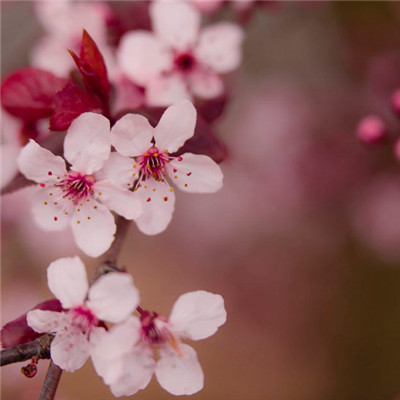
#> input picture 124.jpeg, 400 x 400 px, found by its file name
$ python learn_cv5.py
#> lines starting #> are read from the running program, lines starting #| are printed output that depends on the picture
#> further down, img is the input picture: shape (400, 400, 3); mean B, G, R 96.6, 95.8, 142.8
# 向上取样 & 向下取样
# 会让图像失真：向下:删除所有偶数行与列;向上:在每个方向扩大为原来2倍，新增的行与列使用0填充
import cv2
import numpy as np


def pydown(img):
    r1 = cv2.pyrDown(img)
    r2 = cv2.pyrDown(r1)
    cv2.imshow("original", img)
    cv2.imshow("PyrDown1", r1)
    cv2.imshow("PyrDown2", r2)
    cv2.waitKey()
    cv2.destroyAllWindows()


def pyup(img):
    r1 = cv2.pyrUp(img)
    r2 = cv2.pyrUp(r1)
    cv2.imshow("original", img)
    cv2.imshow("PyrUp1", r1)
    cv2.imshow("PyrUp2", r2)
    cv2.waitKey()
    cv2.destroyAllWindows()


def lap_tri(img):
    # 拉普拉斯金字塔 & 适用于正方形图像
    od = cv2.pyrDown(img)
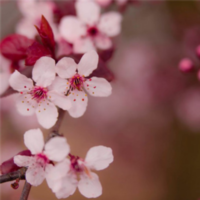
#> od: shape (200, 200, 3); mean B, G, R 96.7, 95.9, 142.9
    odu = cv2.pyrUp(od)
    lapPyr = img - odu
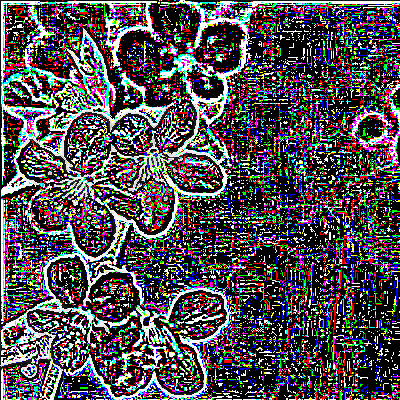
#> lapPyr: shape (400, 400, 3); mean B, G, R 82.3, 77.7, 82
    o1 = od
    o1d = cv2.pyrDown(o1)
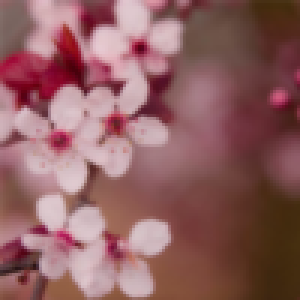
#> o1d: shape (100, 100, 3) (shown 3 times larger); mean B, G, R 96.9, 96.1, 143.1
    o1du = cv2.pyrUp(o1d)
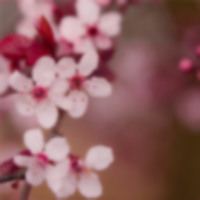
#> o1du: shape (200, 200, 3); mean B, G, R 96.7, 95.9, 143
    lapPyr1 = o1 - o1du
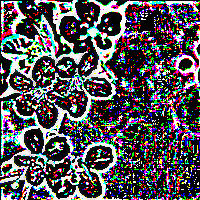
#> lapPyr1: shape (200, 200, 3); mean B, G, R 86.3, 82.3, 84.4
    cv2.imshow("lapPyr", lapPyr)
    cv2.imshow("lapPry1", lapPyr1)
    cv2.waitKey()
    cv2.destroyAllWindows()


if __name__ == '__main__':
    img = cv2.imread("/Users/panjwangsu.com/Desktop/panj_python/learning_ai/124.jpeg")

    lap_tri(img)
